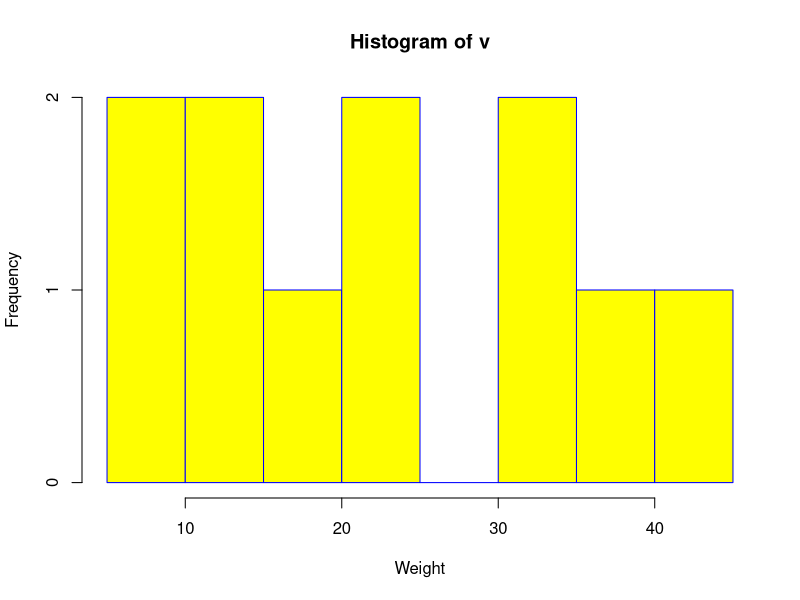
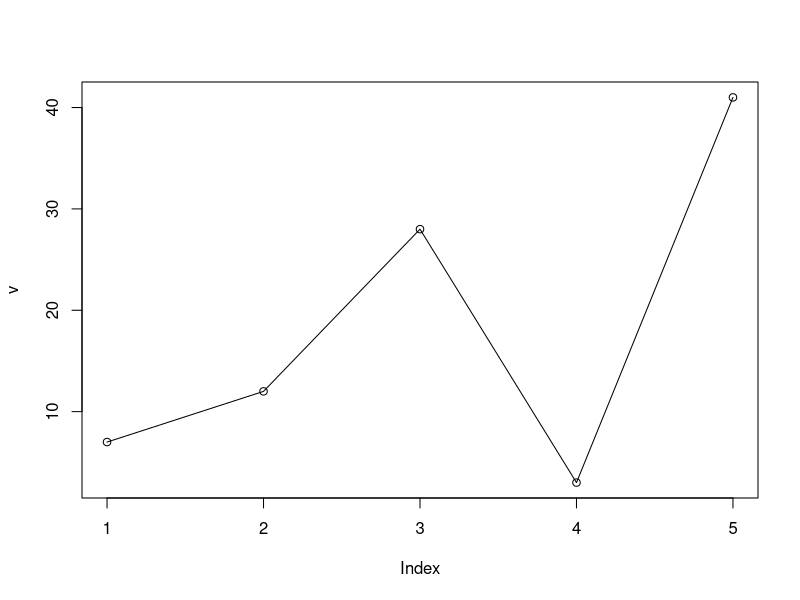
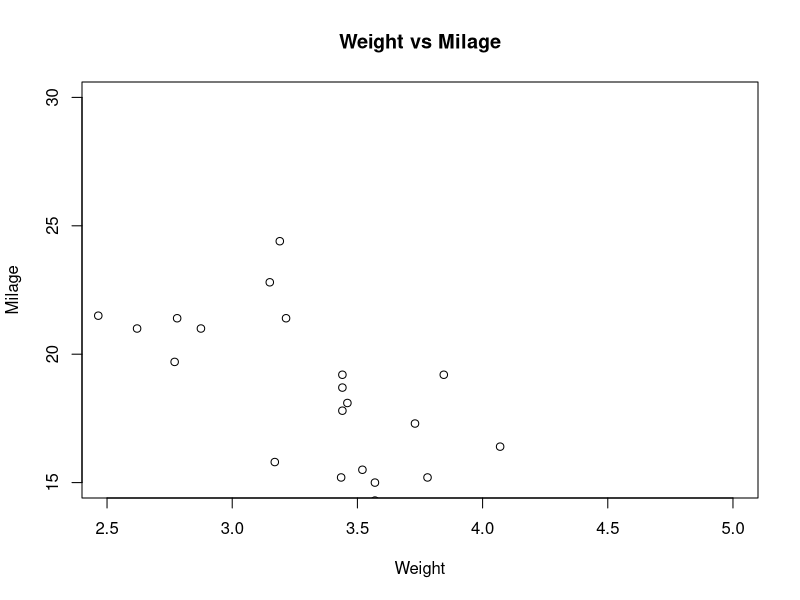

These charts were generated, in order, by the following R code:
# Create the histogram.
v <-  c(9,13,21,8,36,22,12,41,31,33,19)
png(file = "histogram.png")
hist(v,xlab = "Weight",col = "yellow",border = "blue")
dev.off()

# Create the linechart.
v <- c(7,12,28,3,41)
png(file = "line_chart.jpg")
plot(v,type = "o")
dev.off()

# create the scatterplot
input <- mtcars[,c('wt','mpg')]
png(file = "scatterplot.png")
plot(x = input$wt,y = input$mpg,
   xlab = "Weight",
   ylab = "Milage",
   xlim = c(2.5,5),
   ylim = c(15,30),		 
   main = "Weight vs Milage"
)
dev.off()